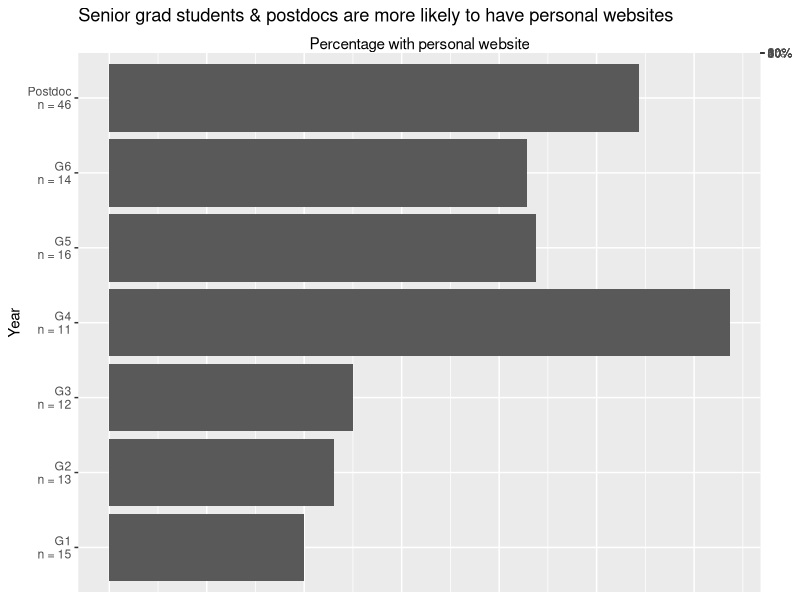

The R script that drew this image:
## ---- chunk 1

# packages needed
if (!require("tidyverse")) {install.packages("tidyverse")}; require("tidyverse")
if (!require("scales")) {install.packages("scales")}; require("scales")


# load data
read_csv(file = "harvard_website.csv", na = c("")) -> web

# Add G in front of 1-7; capitalize postdoc
web %>%
  mutate(year = case_when(year == "1" ~ "G1",
                          year == "2" ~ "G2",
                          year == "3" ~ "G3",
                          year == "4" ~ "G4",
                          year == "5" ~ "G5",
                          year == "6" ~ "G6",
                          year == "7" ~ "G7",
                          year == "postdoc" ~ "Postdoc")) -> web
## ---- chunk 2

web %>%
  group_by(year) %>%
  filter(year != "G7") %>%
  summarise(total_n = n(), 
            n_website = sum(website), 
            percentage_w_website = n_website/total_n) %>%
  ggplot(mapping = aes(x = year, y = percentage_w_website)) + 
  geom_col() + 
  scale_x_discrete(breaks = c("G1", "G2", "G3", "G4", "G5", "G6", "Postdoc"), 
                   labels = c("G1\nn = 15", "G2\nn = 13", "G3\nn = 12", "G4\nn = 11", "G5\nn = 16", "G6\nn = 14",
                              "Postdoc\nn = 46")) + 
  labs(x = "Year", y = "Percentage with personal website", 
       title = "Senior grad students & postdocs are more likely to have personal websites") + 
  scale_y_continuous(label = percent_format(accuracy = 1), 
                     breaks = seq(0, 0.6, 0.1), position = "top") + 
  coord_flip()
  

## ---- chunk 3
web %>%
  mutate(advisor = sapply(strsplit(web$advisor,"/"), `[`, 1)) %>%  # students with more than one advisor count towards just one advisor, the first one listed, which is presumably the primary advisor
  group_by(advisor) %>%
  summarise(`number of advisees (grad and postdoc)` = n(),
            `number with website` = sum(website)) %>%
  mutate(percentage = round(`number with website`/`number of advisees (grad and postdoc)`, digits = 2)) %>%
  arrange(desc(percentage)) %>%
  knitr::kable()
## ---- chunk 4

web %>%
  filter(!is.na(url)) %>%
  select(student, year, url) %>%
  rename(name = student) %>%
  arrange(year, name) %>%
  knitr::kable()

